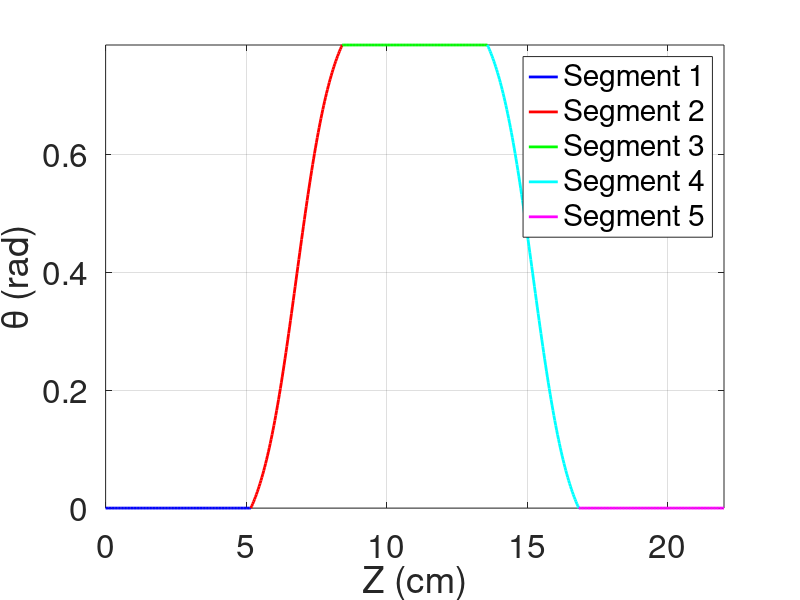

MATLAB code for this plot:
%% Airfoil Paths and Profiles for SolidWorks

% By: Timothy A. Coda
% Date of Last Revision: 10 Sept 2017
%Modified on September 19th

% This script is used to generate text files of XYZ coordinates to be
% imported into SolidWorks for the purpose of creating CAD models of
% airfoils/blades for the VAWT project, based out of the FDRL under the
% direction of Professor Charles Williamson.

% There are multiple ways to create CAD models of a VAWT blade.  The method
% I ultimately settled upon utilizes the "Lofted Boss/Base" tool in
% SolidWorks.  At minimum this tool requires two curves, which indicate the
% limits of the extrusion.  What makes this tool useful for our purposes is
% that it allows the selection of a "Guide Curve," which is what allows for
% move complex blade design to be modeled.  Thus, this script produces text
% files that fall into one of two categories:

% (1) Airfoil chord line, used as the "Guide Curve" for a loft extrusion in
% SolidWorks.  This is done by first specifying the desired chord line in
% polar coordines (defining r, theta, and z) and then converting them to
% Cartesian coordinates that can be read in SolidWorks.  The conversion is
% done using MATLAB's pol2cart function.
% (2) The airfoil profile (i.e. NACA 0015, NACA 0021, etc.).  This is done
% using the NACA airfoil profile equation, found at:
% https://en.wikipedia.org/wiki/NACA_airfoil

% Three different blade designs are considered below:
% (1) ZigZag
% (2) Witch of Agnesi (WoA)
% (3) Sigmoid

% *** ALL UNITS IN cm ***
close all
clear all
clc
%% ZigZag Airfoil (ZZ)

% First, specify the value of r of the chord line.  This is simply the
% radius of the turbine, the radial distance from the center of the turbine 
% at which the airfoil is mounted.  For the 1x turbine, R = 8.25 cm.
R = 8.25; % recall all units are cm

% Now, specify the blade span, which will be in the z-direction.
% Historically, the span of the blade is 22 cm:
SPAN = 22;

% It is necessary to divide the blade, and chord line, into discrete segments.
% SolidWorks has a difficult time extruding along a complex paths.
% Instead, discretize the blade based upon its features.  The ZigZag blade
% lends itself to being treated as two portions that are symmetric about
% the mid-chord point.  In general, try to define paths that are
% monotonically increasing or decreasing in nature.
% Furthermore, as will be seen below, this discretization is necessary so
% that the blade curvature is modeled in SolidWorks as desired.
n = 100; % number or discrete points comprising the chord path
Z1_ZZ = linspace(0,SPAN/2,n)';
Z2_ZZ = linspace(SPAN/2,SPAN,n)';

% Now define the corresponding theta value for each segment.  For the ZigZag
% blade with a sweep angle (SA) of 45 degrees, the theta variation is simply
% linear:
SA_ZZ = pi/4; % in radians
theta1_ZZ = linspace(0,SA_ZZ,n)';
theta2_ZZ = linspace(SA_ZZ,0,n)';

% Finally, define the radial values of the chord line.  We are not
% considering a bulbous or canted blade, so r is constant:
r1_ZZ = R*ones(1,n)';
r2_ZZ = R*ones(1,n)';

% Now we can use the pol2cart function.  Note that all of the arrays above
% are column arrays; this is the required format for the pol2cart function.
% The function returns three separate column arrays of the x, y, and z
% values.  These arrays are joined into a single matrix and then exported
% as a text file, which can be read by SolidWorks

% Additionally, it is also best to shift the curve such that it begins at
% the origin (this will make it more compatible with the airfoil curves 
% generated below).  All that needs to be done is subtraction of the value 
% of R from the x-values of the curves:
[x1_ZZ,y1_ZZ,z1_ZZ] = pol2cart(theta1_ZZ,r1_ZZ,Z1_ZZ);
x1_ZZ = x1_ZZ - R;
XYZ1_ZZ = [x1_ZZ,y1_ZZ,z1_ZZ];
[x2_ZZ,y2_ZZ,z2_ZZ] = pol2cart(theta2_ZZ,r2_ZZ,Z2_ZZ);
x2_ZZ = x2_ZZ - R;
XYZ2_ZZ = [x2_ZZ,y2_ZZ,z2_ZZ];

%% Witch of Agnesi (WoA)

% Note that this is not exactly the chord line guide curves used in the WoA
% blades made in Spring 2017; those blades consisted for 4 segments, 2 of
% which were straight.  Below only two segments are considered, thus this is very
% similar to the ZigZag blade above.  The z and r components of the guide
% curves will be the same as those above; only the theta component changes.

% The WoA function:

% f(z) = (8*a^3)/(z^2 + 4*a^2)

% The nature of the WoA equation requires shifting and scaling to achieve
% the desired profile with the desired sweep angle.  The variable "a" is
% a tuning parameter of sorts, and determines the "sharpness" of the WoA
% curve.  Furthermore, the WoA curve is
% symmetric about z = 0.  However, the other curves and profiles generated
% in this code are based in the z = [0,SPAN] range, not the 
% z = [-SPAN/2,SPAN/2] range.  Thus, when using the WoA equation,
% the independent variable (z) must be shifted to get the desired theta
% variation.
Z1_WoA = Z1_ZZ; Z2_WoA = Z2_ZZ; r1_WoA = r1_ZZ; r2_WoA = r2_ZZ;
SA_WoA = pi/4;
a = pi/4; % a "tuning parameter"
% WoA function
theta1_WoA = (8*a^3)./(((Z1_WoA-(0.5*SPAN)).^2 + 4*a^2));
% First shift:
theta1_WoA = theta1_WoA - min(theta1_WoA);
% Then scale:
beta = SA_WoA/max(theta1_WoA);
theta1_WoA = beta.*theta1_WoA;
% WoA function
theta2_WoA = (8*a^3)./(((Z2_WoA-(0.5*SPAN)).^2 + 4*a^2)); 
% First shift:
theta2_WoA = theta2_WoA - min(theta2_WoA);
% Then scale:
theta2_WoA = beta.*theta2_WoA;
[x1_WoA,y1_WoA,z1_WoA] = pol2cart(theta1_WoA,r1_WoA,Z1_WoA);
x1_WoA = x1_WoA - R;
XYZ1_WoA = [x1_WoA,y1_WoA,z1_WoA];
[x2_WoA,y2_WoA,z2_WoA] = pol2cart(theta2_WoA,r2_WoA,Z2_WoA);
x2_WoA = x2_WoA - R;
XYZ2_WoA = [x2_WoA,y2_WoA,z2_WoA];

%% Sigmoid Path

% The Sigmoid blade is the most complex; it is discretized into 5 different
% segments.  However, three of those segments are simple, straight lines.
% Thus, it is not fully necessary to define and export those segments, as
% the Loft tool will not be necessary.  Instead, a simple linear extrusion
% can be done.

% The Sigmoid function:

% f(z) = 1/(1 + exp(-b*z))

% Like the WoA curve, the Sigmoid curve will require shifting and scaling to achieve the
% desired profile.  And, like the WoA function, the Sigmoid function is
% centered about z = 0.  So, the dependent variable (z) will have to be
% shifted.  "b" represents a tuning parameter and controls the "steepness"
% of the Sigmoid curve.

% Finally, the curves created below were not actually used to create the
% "Sigmoid" blade created in Spring 2017.  In fact, the Sigmoid function
% was not even used.  The theta variation was simply linear.  However, the
% code below produces a theta variation using the Sigmoid function.

% The blade has three straight segments, all with a length of 31/6 cm, and
% two Sigmoid segments, both with a length of 3.25 cm (summing of the five
% lengths gives our SPAN value of 22 cm)

SA_sig = pi/4;
b = 1.5;
delz1 = 31/6; delz2 = 3.25;
Z1_sig = linspace(0,delz1,n)';
Z2_sig = linspace(delz1,delz1+delz2,n)';
Z3_sig = linspace(delz1+delz2,delz1+delz2+delz1,n)';
Z4_sig = linspace(delz1+delz2+delz1,delz1+delz2+delz1+delz2,n)';
Z5_sig = linspace(delz1+delz2+delz1+delz2,delz1+delz2+delz1+delz2+delz1,n)';
r1_sig = R*ones(length(Z1_sig),1);
r2_sig = R*ones(length(Z2_sig),1);
r3_sig = R*ones(length(Z3_sig),1);
r4_sig = R*ones(length(Z4_sig),1);
r5_sig = R*ones(length(Z5_sig),1);

% Sigmoid Function
theta2_sig = SA_sig.*(1./(1+exp(-b*(Z2_sig - delz1 - 0.5*delz2))));
% First shift:
theta2_sig = theta2_sig - min(theta2_sig);
% Then scale:
gamma = SA_sig/max(theta2_sig);
theta2_sig = gamma*theta2_sig;
% The theta variation for the other Sigmoid segment can be easily derived
% from theta_sig2 by reversing the order of the entries of the array,
% essentially mirroring the variation:
theta4_sig = flipud(theta2_sig);

% theta is constant for the other three segments (theta = 0 for the first
% and fifth segments, and theta = pi/4 for the third segment)
theta1_sig = zeros(length(Z1_sig),1);
theta3_sig = (pi/4)*ones(length(Z3_sig),1);
theta5_sig = zeros(length(Z5_sig),1);

% Given the simplicity of the straight segments, we will not bother
% converting them into Cartesian coordinates, nor will we write them to text
% files.  We will, however, use them for plotting to check our work.

[x2_sig,y2_sig,z2_sig] = pol2cart(theta2_sig,r2_sig,Z2_sig);
x2_sig = x2_sig - R;
XYZ2_sig = [x2_sig,y2_sig,z2_sig];
[x4_sig,y4_sig,z4_sig] = pol2cart(theta4_sig,r4_sig,Z4_sig);
x4_sig = x4_sig - R;
XYZ4_sig = [x4_sig,y4_sig,z4_sig];

%% Plot Guide Curve

% For more complex paths it may be better to first check here that the path
% is defined correctly.  Thic can be done by plotting theta versus z on a
% Cartesian plane:
figure(1)
grid on
box on
hold on
axis([0 SPAN 0 SA_sig])
plot(Z1_sig,theta1_sig,'b-','LineWidth',2)
plot(Z2_sig,theta2_sig,'r-','LineWidth',2)
plot(Z3_sig,theta3_sig,'g-','LineWidth',2)
plot(Z4_sig,theta4_sig,'c-','LineWidth',2)
plot(Z5_sig,theta5_sig,'m-','LineWidth',2)
legend('Segment 1','Segment 2','Segment 3','Segment 4','Segment 5','location','best')
xlabel('Z (cm)')
ylabel('\theta (rad)')
set(gca,'FontSize',24)
hold off
%% Airfoil Profile

% Define the chord length (in cm)
c = 6; % chord length

% Define the thickness of the airfoil as a fraction (recall that the last
% two digits of the NACA 00xx series indicate the thickness of the airfoil
% as a percent of the chord length.  So, if you want a NACA 0015, define
% the thickness as 0.15).

thickness = 0.15;

% Generate "baseline/reference" airfoil profile:
t = thickness*c;
x_air = linspace(0,c,1000)';
y_air = 5*t.*(0.2969.*sqrt(x_air./c) - 0.1260.*(x_air./c) - 0.3516.*(x_air./c).^2 + 0.2843.*(x_air./c).^3 - 0.1015.*(x_air./c).^4);
x_air = [x_air;flipud(x_air(1:end))];
y_air = [y_air;-flipud(y_air(1:end))];
z_air = zeros(1,length(x_air))';
XYZ_air = [x_air,y_air,z_air];

% It is possible that you may need to rotate the coordinates of the airfoil
% profile.  I have found that rotating the baseline profile -90 degrees makes
% it most compatible with the guide curves generated.
rot = -pi/2;
R1 = [cos(rot),-sin(rot),0;sin(rot),cos(rot),0;0,0,1];
XYZ_air = R1*XYZ_air';
XYZ_air = XYZ_air';

% Now, we must generate additional airfoil profiles to be located at the end of
% our lofted paths.  This requires translation and/or rotation of the
% "reference" airfoil profile made above.  The rotational component is derived from the sweep 
% angle; the translational component is derived from the sweep angle and
% the span of the chord line path

% At most, the number of airfoil profiles needed (including the reference
% profile) should be equal to the number of segments plus 1.  However, in
% many instances you may not need this many.  Simple, linear extrustions
% may not require the use of the Loft tool.  Furthermore, leverage the
% symmetry of the blade by using the "Mirror" tool in SolidWorks. The ZZ
% and WoA blades require one additional airfoil profile, whereas the
% Sigmoid blade requires 2.

% First, let us shift the chord line path(s) such that they are aligned
% with the airfoil trailing edge (I found that this produced better models
% SolidWorks).  To achieve this, simply translate the curves in the
% negative y-direction:
XYZ1_ZZ(:,2) = XYZ1_ZZ(:,2) - c;
XYZ2_ZZ(:,2) = XYZ2_ZZ(:,2) - c;
XYZ1_WoA(:,2) = XYZ1_WoA(:,2) - c;
XYZ2_WoA(:,2) = XYZ2_WoA(:,2) - c;
XYZ2_sig(:,2) = XYZ2_sig(:,2) - c;
XYZ4_sig(:,2) = XYZ4_sig(:,2) - c;

% Now we can generate our additional airfoil profiles:
% Second airfoil profile for ZigZag and WoA blades:
XYZ_air2_ZZ = XYZ_air;
% Rotation:
R2_ZZ = [cos(SA_ZZ),-sin(SA_ZZ),0;sin(SA_ZZ),cos(SA_ZZ),0;0,0,1];
XYZ_air2_ZZ = R2_ZZ*XYZ_air2_ZZ';
XYZ_air2_ZZ = XYZ_air2_ZZ';
% Translation:
XYZ_air2_ZZ(:,1) = XYZ_air2_ZZ(:,1) - c*sin(SA_ZZ) + XYZ1_ZZ(end,1);
XYZ_air2_ZZ(:,2) = XYZ_air2_ZZ(:,2) + c*cos(SA_ZZ) + XYZ1_ZZ(end,2);
XYZ_air2_ZZ(:,3) = XYZ_air2_ZZ(:,3) + XYZ1_ZZ(end,3);

% Second airfoil profile for Sigmoid blade:
XYZ_air2_sig = XYZ_air;
% Translation:
XYZ_air2_sig(:,3) = XYZ_air2_sig(:,3) + Z5_sig(1);
% Third airfoil profile for Sigmoid blade:
XYZ_air3_sig = XYZ_air;
% Rotation:
R3_sig = [cos(SA_sig),-sin(SA_sig),0;sin(SA_sig),cos(SA_sig),0;0,0,1];
XYZ_air3_sig = R3_sig*XYZ_air3_sig';
XYZ_air3_sig = XYZ_air3_sig';
% Translation:
XYZ_air3_sig(:,1) = XYZ_air3_sig(:,1) - c*sin(SA_sig) + XYZ2_sig(end,1);
XYZ_air3_sig(:,2) = XYZ_air3_sig(:,2) + c*cos(SA_sig) + XYZ2_sig(end,2);
XYZ_air3_sig(:,3) = XYZ_air3_sig(:,3) + XYZ2_sig(end,3);

% Export airfoil coordinates to a text file for SolidWorks:
dlmwrite('XYZAirfoil.txt',XYZ_air);
dlmwrite('XYZAirfoil2_ZZ.txt',XYZ_air2_ZZ);
dlmwrite('XYZAirfoil2_sig.txt',XYZ_air2_sig);
dlmwrite('XYZAirfoil3_sig.txt',XYZ_air3_sig);

% Export chord path coordinates to text files for SolidWorks
dlmwrite('ZigZagPath1.txt',XYZ1_ZZ);
dlmwrite('ZigZagPath2.txt',XYZ2_ZZ);
dlmwrite('WoAPath1.txt',XYZ1_WoA);
dlmwrite('WoAPath2.txt',XYZ2_WoA);
dlmwrite('SigmoidPath2.txt',XYZ2_sig);
dlmwrite('SigmoidPath4.txt',XYZ4_sig);